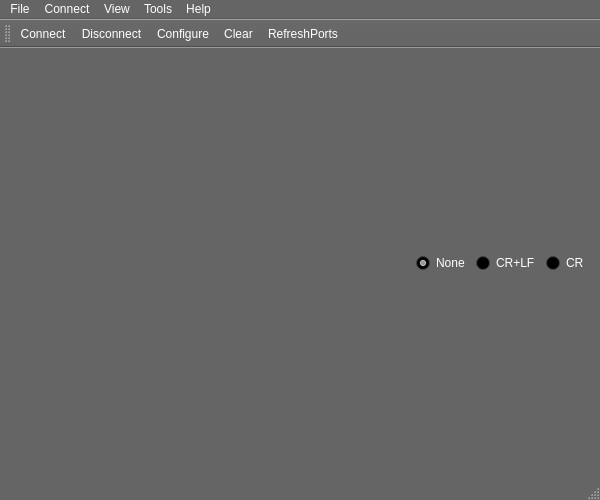
<?xml version="1.0" encoding="UTF-8"?>
<ui version="4.0">
 <class>MainWindow</class>
 <widget class="QMainWindow" name="MainWindow">
  <property name="geometry">
   <rect>
    <x>0</x>
    <y>0</y>
    <width>600</width>
    <height>500</height>
   </rect>
  </property>
  <property name="palette">
   <palette>
    <active>
     <colorrole role="WindowText">
      <brush brushstyle="SolidPattern">
       <color alpha="255">
        <red>255</red>
        <green>255</green>
        <blue>255</blue>
       </color>
      </brush>
     </colorrole>
     <colorrole role="Button">
      <brush brushstyle="SolidPattern">
       <color alpha="255">
        <red>101</red>
        <green>101</green>
        <blue>101</blue>
       </color>
      </brush>
     </colorrole>
     <colorrole role="Light">
      <brush brushstyle="SolidPattern">
       <color alpha="255">
        <red>152</red>
        <green>152</green>
        <blue>152</blue>
       </color>
      </brush>
     </colorrole>
     <colorrole role="Midlight">
      <brush brushstyle="SolidPattern">
       <color alpha="255">
        <red>126</red>
        <green>126</green>
        <blue>126</blue>
       </color>
      </brush>
     </colorrole>
     <colorrole role="Dark">
      <brush brushstyle="SolidPattern">
       <color alpha="255">
        <red>50</red>
        <green>50</green>
        <blue>50</blue>
       </color>
      </brush>
     </colorrole>
     <colorrole role="Mid">
      <brush brushstyle="SolidPattern">
       <color alpha="255">
        <red>67</red>
        <green>67</green>
        <blue>67</blue>
       </color>
      </brush>
     </colorrole>
     <colorrole role="Text">
      <brush brushstyle="SolidPattern">
       <color alpha="255">
        <red>255</red>
        <green>255</green>
        <blue>255</blue>
       </color>
      </brush>
     </colorrole>
     <colorrole role="BrightText">
      <brush brushstyle="SolidPattern">
       <color alpha="255">
        <red>255</red>
        <green>255</green>
        <blue>255</blue>
       </color>
      </brush>
     </colorrole>
     <colorrole role="ButtonText">
      <brush brushstyle="SolidPattern">
       <color alpha="255">
        <red>255</red>
        <green>255</green>
        <blue>255</blue>
       </color>
      </brush>
     </colorrole>
     <colorrole role="Base">
      <brush brushstyle="SolidPattern">
       <color alpha="255">
        <red>0</red>
        <green>0</green>
        <blue>0</blue>
       </color>
      </brush>
     </colorrole>
     <colorrole role="Window">
      <brush brushstyle="SolidPattern">
       <color alpha="255">
        <red>101</red>
        <green>101</green>
        <blue>101</blue>
       </color>
      </brush>
     </colorrole>
     <colorrole role="Shadow">
      <brush brushstyle="SolidPattern">
       <color alpha="255">
        <red>0</red>
        <green>0</green>
        <blue>0</blue>
       </color>
      </brush>
     </colorrole>
     <colorrole role="AlternateBase">
      <brush brushstyle="SolidPattern">
       <color alpha="255">
        <red>50</red>
        <green>50</green>
        <blue>50</blue>
       </color>
      </brush>
     </colorrole>
     <colorrole role="ToolTipBase">
      <brush brushstyle="SolidPattern">
       <color alpha="255">
        <red>255</red>
        <green>255</green>
        <blue>220</blue>
       </color>
      </brush>
     </colorrole>
     <colorrole role="ToolTipText">
      <brush brushstyle="SolidPattern">
       <color alpha="255">
        <red>0</red>
        <green>0</green>
        <blue>0</blue>
       </color>
      </brush>
     </colorrole>
    </active>
    <inactive>
     <colorrole role="WindowText">
      <brush brushstyle="SolidPattern">
       <color alpha="255">
        <red>255</red>
        <green>255</green>
        <blue>255</blue>
       </color>
      </brush>
     </colorrole>
     <colorrole role="Button">
      <brush brushstyle="SolidPattern">
       <color alpha="255">
        <red>101</red>
        <green>101</green>
        <blue>101</blue>
       </color>
      </brush>
     </colorrole>
     <colorrole role="Light">
      <brush brushstyle="SolidPattern">
       <color alpha="255">
        <red>152</red>
        <green>152</green>
        <blue>152</blue>
       </color>
      </brush>
     </colorrole>
     <colorrole role="Midlight">
      <brush brushstyle="SolidPattern">
       <color alpha="255">
        <red>126</red>
        <green>126</green>
        <blue>126</blue>
       </color>
      </brush>
     </colorrole>
     <colorrole role="Dark">
      <brush brushstyle="SolidPattern">
       <color alpha="255">
        <red>50</red>
        <green>50</green>
        <blue>50</blue>
       </color>
      </brush>
     </colorrole>
     <colorrole role="Mid">
      <brush brushstyle="SolidPattern">
       <color alpha="255">
        <red>67</red>
        <green>67</green>
        <blue>67</blue>
       </color>
      </brush>
     </colorrole>
     <colorrole role="Text">
      <brush brushstyle="SolidPattern">
       <color alpha="255">
        <red>255</red>
        <green>255</green>
        <blue>255</blue>
       </color>
      </brush>
     </colorrole>
     <colorrole role="BrightText">
      <brush brushstyle="SolidPattern">
       <color alpha="255">
        <red>255</red>
        <green>255</green>
        <blue>255</blue>
       </color>
      </brush>
     </colorrole>
     <colorrole role="ButtonText">
      <brush brushstyle="SolidPattern">
       <color alpha="255">
        <red>255</red>
        <green>255</green>
        <blue>255</blue>
       </color>
      </brush>
     </colorrole>
     <colorrole role="Base">
      <brush brushstyle="SolidPattern">
       <color alpha="255">
        <red>0</red>
        <green>0</green>
        <blue>0</blue>
       </color>
      </brush>
     </colorrole>
     <colorrole role="Window">
      <brush brushstyle="SolidPattern">
       <color alpha="255">
        <red>101</red>
        <green>101</green>
        <blue>101</blue>
       </color>
      </brush>
     </colorrole>
     <colorrole role="Shadow">
      <brush brushstyle="SolidPattern">
       <color alpha="255">
        <red>0</red>
        <green>0</green>
        <blue>0</blue>
       </color>
      </brush>
     </colorrole>
     <colorrole role="AlternateBase">
      <brush brushstyle="SolidPattern">
       <color alpha="255">
        <red>50</red>
        <green>50</green>
        <blue>50</blue>
       </color>
      </brush>
     </colorrole>
     <colorrole role="ToolTipBase">
      <brush brushstyle="SolidPattern">
       <color alpha="255">
        <red>255</red>
        <green>255</green>
        <blue>220</blue>
       </color>
      </brush>
     </colorrole>
     <colorrole role="ToolTipText">
      <brush brushstyle="SolidPattern">
       <color alpha="255">
        <red>0</red>
        <green>0</green>
        <blue>0</blue>
       </color>
      </brush>
     </colorrole>
    </inactive>
    <disabled>
     <colorrole role="WindowText">
      <brush brushstyle="SolidPattern">
       <color alpha="255">
        <red>50</red>
        <green>50</green>
        <blue>50</blue>
       </color>
      </brush>
     </colorrole>
     <colorrole role="Button">
      <brush brushstyle="SolidPattern">
       <color alpha="255">
        <red>101</red>
        <green>101</green>
        <blue>101</blue>
       </color>
      </brush>
     </colorrole>
     <colorrole role="Light">
      <brush brushstyle="SolidPattern">
       <color alpha="255">
        <red>152</red>
        <green>152</green>
        <blue>152</blue>
       </color>
      </brush>
     </colorrole>
     <colorrole role="Midlight">
      <brush brushstyle="SolidPattern">
       <color alpha="255">
        <red>126</red>
        <green>126</green>
        <blue>126</blue>
       </color>
      </brush>
     </colorrole>
     <colorrole role="Dark">
      <brush brushstyle="SolidPattern">
       <color alpha="255">
        <red>50</red>
        <green>50</green>
        <blue>50</blue>
       </color>
      </brush>
     </colorrole>
     <colorrole role="Mid">
      <brush brushstyle="SolidPattern">
       <color alpha="255">
        <red>67</red>
        <green>67</green>
        <blue>67</blue>
       </color>
      </brush>
     </colorrole>
     <colorrole role="Text">
      <brush brushstyle="SolidPattern">
       <color alpha="255">
        <red>50</red>
        <green>50</green>
        <blue>50</blue>
       </color>
      </brush>
     </colorrole>
     <colorrole role="BrightText">
      <brush brushstyle="SolidPattern">
       <color alpha="255">
        <red>255</red>
        <green>255</green>
        <blue>255</blue>
       </color>
      </brush>
     </colorrole>
     <colorrole role="ButtonText">
      <brush brushstyle="SolidPattern">
       <color alpha="255">
        <red>50</red>
        <green>50</green>
        <blue>50</blue>
       </color>
      </brush>
     </colorrole>
     <colorrole role="Base">
      <brush brushstyle="SolidPattern">
       <color alpha="255">
        <red>101</red>
        <green>101</green>
        <blue>101</blue>
       </color>
      </brush>
     </colorrole>
     <colorrole role="Window">
      <brush brushstyle="SolidPattern">
       <color alpha="255">
        <red>101</red>
        <green>101</green>
        <blue>101</blue>
       </color>
      </brush>
     </colorrole>
     <colorrole role="Shadow">
      <brush brushstyle="SolidPattern">
       <color alpha="255">
        <red>0</red>
        <green>0</green>
        <blue>0</blue>
       </color>
      </brush>
     </colorrole>
     <colorrole role="AlternateBase">
      <brush brushstyle="SolidPattern">
       <color alpha="255">
        <red>101</red>
        <green>101</green>
        <blue>101</blue>
       </color>
      </brush>
     </colorrole>
     <colorrole role="ToolTipBase">
      <brush brushstyle="SolidPattern">
       <color alpha="255">
        <red>255</red>
        <green>255</green>
        <blue>220</blue>
       </color>
      </brush>
     </colorrole>
     <colorrole role="ToolTipText">
      <brush brushstyle="SolidPattern">
       <color alpha="255">
        <red>0</red>
        <green>0</green>
        <blue>0</blue>
       </color>
      </brush>
     </colorrole>
    </disabled>
   </palette>
  </property>
  <property name="focusPolicy">
   <enum>Qt::ClickFocus</enum>
  </property>
  <property name="windowTitle">
   <string>Simple Terminal</string>
  </property>
  <property name="windowIcon">
   <iconset resource="terminal.qrc">
    <normaloff>:/images/connect12.png</normaloff>:/images/connect12.png</iconset>
  </property>
  <property name="styleSheet">
   <string notr="true"/>
  </property>
  <widget class="QWidget" name="centralWidget">
   <property name="mouseTracking">
    <bool>true</bool>
   </property>
   <property name="focusPolicy">
    <enum>Qt::ClickFocus</enum>
   </property>
   <layout class="QVBoxLayout" name="verticalLayout">
    <item>
     <layout class="QVBoxLayout" name="layMainVert">
      <property name="spacing">
       <number>1</number>
      </property>
      <item>
       <layout class="QHBoxLayout" name="horizontalLayout">
        <property name="spacing">
         <number>1</number>
        </property>
       </layout>
      </item>
      <item>
       <layout class="QHBoxLayout" name="layInputHoriz">
        <property name="spacing">
         <number>1</number>
        </property>
       </layout>
      </item>
      <item>
       <layout class="QHBoxLayout" name="horizontalLayout_Returns">
        <item>
         <spacer name="horizontalSpacer">
          <property name="orientation">
           <enum>Qt::Horizontal</enum>
          </property>
          <property name="sizeHint" stdset="0">
           <size>
            <width>40</width>
            <height>20</height>
           </size>
          </property>
         </spacer>
        </item>
        <item>
         <widget class="QRadioButton" name="radioButton_3">
          <property name="text">
           <string>None</string>
          </property>
          <property name="checked">
           <bool>true</bool>
          </property>
         </widget>
        </item>
        <item>
         <widget class="QRadioButton" name="radioButton_2">
          <property name="text">
           <string>CR+LF</string>
          </property>
         </widget>
        </item>
        <item>
         <widget class="QRadioButton" name="radioButton">
          <property name="text">
           <string>CR</string>
          </property>
         </widget>
        </item>
       </layout>
      </item>
     </layout>
    </item>
   </layout>
  </widget>
  <widget class="QMenuBar" name="menuBar">
   <property name="geometry">
    <rect>
     <x>0</x>
     <y>0</y>
     <width>600</width>
     <height>26</height>
    </rect>
   </property>
   <widget class="QMenu" name="menuCalls">
    <property name="title">
     <string>Connect</string>
    </property>
    <addaction name="actionConnect"/>
    <addaction name="actionDisconnect"/>
    <addaction name="separator"/>
   </widget>
   <widget class="QMenu" name="menuTools">
    <property name="title">
     <string>Tools</string>
    </property>
    <addaction name="actionConfigure"/>
    <addaction name="actionClear"/>
   </widget>
   <widget class="QMenu" name="menuHelp">
    <property name="title">
     <string>Help</string>
    </property>
    <addaction name="actionAbout"/>
    <addaction name="actionAboutQt"/>
   </widget>
   <widget class="QMenu" name="menuFile">
    <property name="title">
     <string>File</string>
    </property>
    <addaction name="actionQuit"/>
   </widget>
   <widget class="QMenu" name="menuView">
    <property name="title">
     <string>View</string>
    </property>
    <addaction name="actionEnable_Hex_Window"/>
   </widget>
   <addaction name="menuFile"/>
   <addaction name="menuCalls"/>
   <addaction name="menuView"/>
   <addaction name="menuTools"/>
   <addaction name="menuHelp"/>
  </widget>
  <widget class="QToolBar" name="mainToolBar">
   <property name="palette">
    <palette>
     <active/>
     <inactive/>
     <disabled/>
    </palette>
   </property>
   <attribute name="toolBarArea">
    <enum>TopToolBarArea</enum>
   </attribute>
   <attribute name="toolBarBreak">
    <bool>false</bool>
   </attribute>
   <addaction name="actionConnect"/>
   <addaction name="actionDisconnect"/>
   <addaction name="actionConfigure"/>
   <addaction name="actionClear"/>
   <addaction name="actionRefreshPorts"/>
  </widget>
  <widget class="QStatusBar" name="statusBar"/>
  <action name="actionAbout">
   <property name="text">
    <string>&amp;About</string>
   </property>
   <property name="toolTip">
    <string>About program</string>
   </property>
   <property name="shortcut">
    <string>Alt+A</string>
   </property>
  </action>
  <action name="actionAboutQt">
   <property name="text">
    <string>About Qt</string>
   </property>
  </action>
  <action name="actionConnect">
   <property name="icon">
    <iconset resource="terminal.qrc">
     <normaloff>:/images/connect-icon2.png</normaloff>:/images/connect-icon2.png</iconset>
   </property>
   <property name="text">
    <string>C&amp;onnect</string>
   </property>
   <property name="toolTip">
    <string>Connect to serial port</string>
   </property>
   <property name="shortcut">
    <string>Ctrl+O</string>
   </property>
  </action>
  <action name="actionDisconnect">
   <property name="icon">
    <iconset resource="terminal.qrc">
     <normaloff>:/images/disconnect2.ico</normaloff>:/images/disconnect2.ico</iconset>
   </property>
   <property name="text">
    <string>&amp;Disconnect</string>
   </property>
   <property name="toolTip">
    <string>Disconnect from serial port</string>
   </property>
   <property name="shortcut">
    <string>Ctrl+D</string>
   </property>
  </action>
  <action name="actionConfigure">
   <property name="icon">
    <iconset resource="terminal.qrc">
     <normaloff>:/images/settings.png</normaloff>:/images/settings.png</iconset>
   </property>
   <property name="text">
    <string>&amp;Configure</string>
   </property>
   <property name="toolTip">
    <string>Configure serial port</string>
   </property>
   <property name="shortcut">
    <string>Alt+C</string>
   </property>
  </action>
  <action name="actionClear">
   <property name="icon">
    <iconset resource="terminal.qrc">
     <normaloff>:/images/clear.png</normaloff>:/images/clear.png</iconset>
   </property>
   <property name="text">
    <string>C&amp;lear</string>
   </property>
   <property name="toolTip">
    <string>Clear data</string>
   </property>
   <property name="shortcut">
    <string>Alt+L</string>
   </property>
  </action>
  <action name="actionQuit">
   <property name="icon">
    <iconset resource="terminal.qrc">
     <normaloff>:/images/application-exit.png</normaloff>:/images/application-exit.png</iconset>
   </property>
   <property name="text">
    <string>&amp;Quit</string>
   </property>
   <property name="shortcut">
    <string>Ctrl+Q</string>
   </property>
  </action>
  <action name="actionChangePort">
   <property name="text">
    <string>actionChangePort</string>
   </property>
   <property name="toolTip">
    <string>Change serial port number</string>
   </property>
  </action>
  <action name="actionEnable_Hex_Window">
   <property name="checkable">
    <bool>true</bool>
   </property>
   <property name="text">
    <string>Hex Window</string>
   </property>
  </action>
  <action name="actionRefreshPorts">
   <property name="icon">
    <iconset resource="terminal.qrc">
     <normaloff>:/images/refresh2.png</normaloff>
     <normalon>images/refresh.png</normalon>:/images/refresh2.png</iconset>
   </property>
   <property name="text">
    <string>RefreshPorts</string>
   </property>
   <property name="toolTip">
    <string>Refresh the com ports</string>
   </property>
  </action>
 </widget>
 <layoutdefault spacing="6" margin="11"/>
 <resources>
  <include location="terminal.qrc"/>
 </resources>
 <connections/>
</ui>
